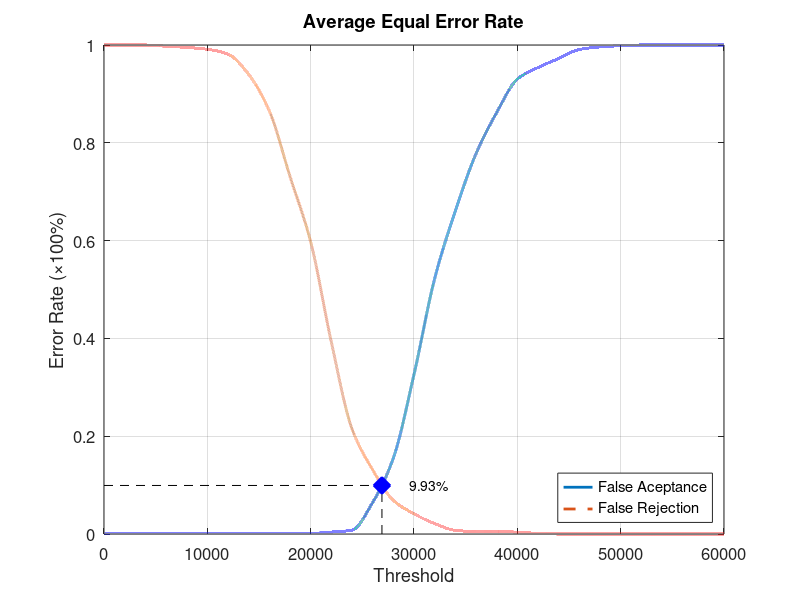
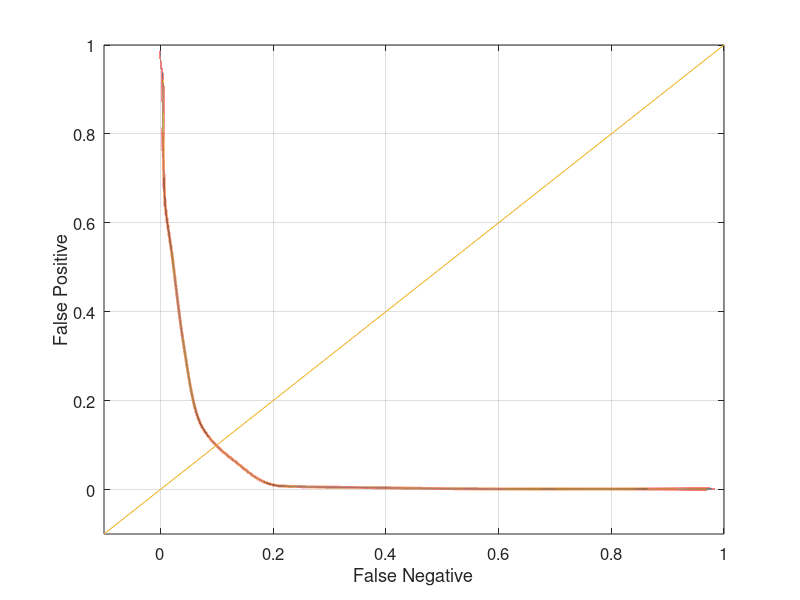

Here is the MATLAB script that generated these plots, in order:
function yEER = Experiment2Average
close all;
clear;
clc;
x = 0:2000:60000;
xq = 0:0.5:60000;

y0 = [0 0.00131579 0.00131579 0.00131579 0.00131579 0.00131579 0.00131579 0.00131579 0.00131579 0.00131579 0.00131579 0.00394737 0.00789474 0.0644737 0.155263 0.326316 0.522368 0.660526 0.777632 0.861842 0.930263 0.953947 0.972368 0.990789 0.996053 0.998684 1 1 1 1 1];
yy0 = interp1(x, y0, xq, 'pchip');
y1 = [1 1 1 0.9975 0.995 0.99125 0.98125 0.94 0.865 0.73125 0.5975 0.3925 0.215 0.13125 0.06875 0.04125 0.02125 0.0075 0.005 0.005 0.00375 0.00125 0 0 0 0 0 0 0 0 0];
yy1 = interp1(x, y1, xq, 'pchip');

% Calculating EER: 
y2 = abs(y0 - y1);
find(y2 == min(y2))
yy2 = abs(yy0 - yy1);
xEER = find(yy2 == min(yy2));
xEERIndex = xq(xEER) % X-axis EER
yEER = yy0(xEER) % Y-axis EER

main = figure
plot(xq, yy0,'-','LineWidth', 2);	hold on
plot(xq, yy1,'--','LineWidth', 2);	hold on
plot([xEERIndex xEERIndex], [0 yEER], 'k--');	hold on
plot([0 xEERIndex], [yEER yEER], 'k--');	hold on
plot(xEERIndex, yEER, 'bx', 'LineWidth', 10);	hold on
text(xEERIndex + 10 * xEERIndex / 100, yEER, [num2str(round((10000 * yEER)) / 100) '%'])
legend('False Aceptance', 'False Rejection', 'Location', 'SouthEast')
xlabel('Threshold')
ylabel('Error Rate (\times100%)')
title('Average Equal Error Rate')
set(gca, 'FontSize', 12)
axis([0 60000 0 1])
grid on

print(main, 'Experiment2AverageMain', '-dpng');
FNRxFPR = figure('Color', [1 1 1]);
plot(yy1, yy0, '-', yy1, yy0, 'LineWidth', 2);
hold on
y = -0.1:0.1:1
plot(y, y); 
set(gca, 'FontSize', 12)
xlabel('False Negative')
ylabel('False Positive')
axis([-0.1 1 -0.1 1])
set(gca, 'FontSize', 12)
grid on

print(FNRxFPR, 'Experiment2AverageFNRxFPR','-dpng');
end
